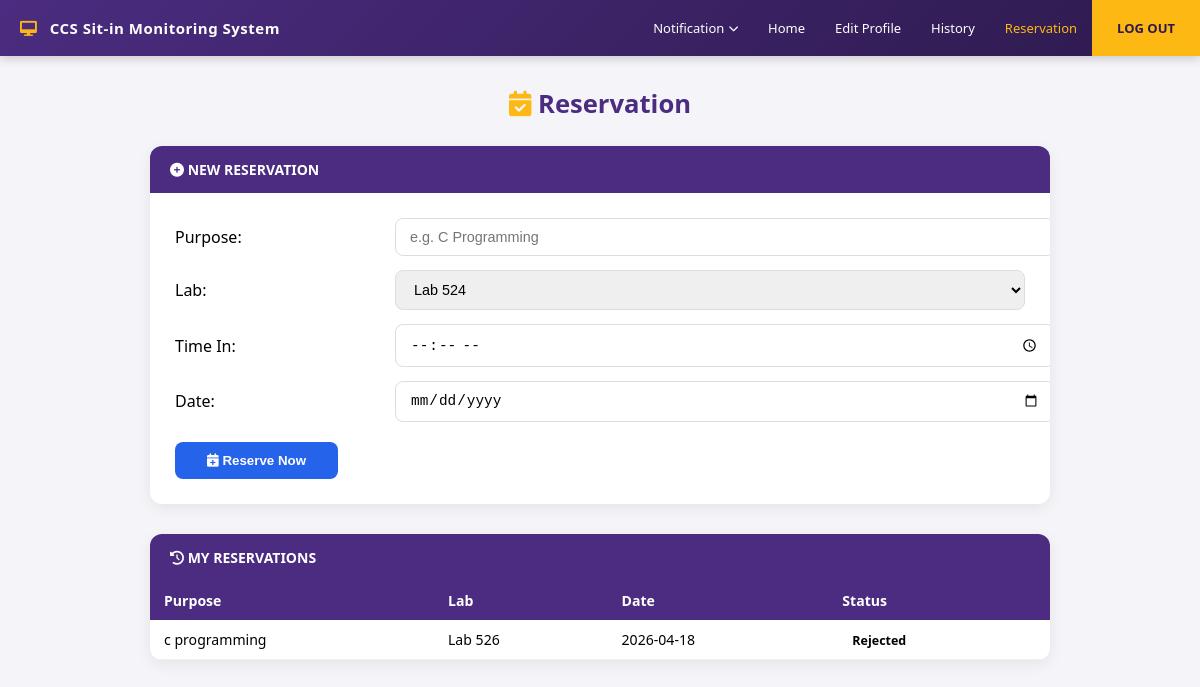
/reservation (signed in), run on the app's committed database.
### tables this page shows
CREATE TABLE reservations (
            id INTEGER PRIMARY KEY AUTOINCREMENT,
            id_number TEXT NOT NULL,
            purpose TEXT NOT NULL,
            lab TEXT NOT NULL,
            time_in TIME NOT NULL,
            date DATE NOT NULL,
            status TEXT DEFAULT 'Pending',
            created_at DATETIME DEFAULT CURRENT_TIMESTAMP
        );

### app.py (the view, shortened to what this page needs)
@app.route('/reservation', methods=['GET', 'POST'])
def reservation():
    if 'student_id' not in session:
        return redirect(url_for('login'))
    conn = get_db()
    student = conn.execute(
        'SELECT * FROM students WHERE id_number = ?',
        (session['student_id'],)
    ).fetchone()
    used_sessions = conn.execute(
        'SELECT COUNT(*) as count FROM sitin_records WHERE id_number = ? AND logout_time IS NOT NULL',
        (session['student_id'],)
    ).fetchone()['count']
    remaining = 30 - used_sessions
    reservations = conn.execute(
        'SELECT * FROM reservations WHERE id_number = ? ORDER BY created_at DESC',
        (session['student_id'],)
    ).fetchall()
    conn.close()
    return render_template('reservation.html',
                           student=student,
                           remaining=remaining,
                           reservations=reservations)

### app.py (called while the page is built)
def get_db():
    conn = sqlite3.connect(DB_PATH)
    conn.row_factory = sqlite3.Row
    return conn

### templates/reservation.html (shortened to what this page needs)
<!DOCTYPE html>
<html lang="en">
<head>
    <link rel="stylesheet" href="https://cdnjs.cloudflare.com/ajax/libs/font-awesome/6.0.0/css/all.min.css">
</head>
<body>
<div class="dash-navbar">
    <span class="dash-title">
        <i class="fas fa-desktop" style="color: var(--uc-gold); margin-right: 8px;"></i>
        CCS Sit-in Monitoring System
    </span>
    <div class="dash-menu">
        <div class="dropdown">
            <a class="dropdown-toggle">Notification <i class="fas fa-chevron-down" style="font-size:10px; margin-left:5px;"></i></a>
        </div>
        <a href="/dashboard">Home</a>
        <a href="/edit-profile">Edit Profile</a>
        <a href="{{ url_for('history') }}">History</a>
        <a href="/reservation" style="color: var(--uc-gold) !important;">Reservation</a>
        <a href="/logout" class="logout-btn">Log out</a>
    </div>
</div>
<div class="page-wrapper">
    <h2 class="page-title"><i class="fas fa-calendar-check" style="color: var(--uc-gold);"></i> Reservation</h2>
    <div class="res-card">
        <div class="res-card-header"><i class="fas fa-plus-circle"></i> New Reservation</div>
        <div class="res-card-body">
            <form method="POST" action="/reservation">
                <div class="form-grid">
                    <span class="form-label">Purpose:</span>
                    <input type="text" name="purpose" class="form-control" placeholder="e.g. C Programming" required>
                    <span class="form-label">Lab:</span>
                    <select name="lab" class="form-control" required>
                        <option value="524">Lab 524</option>
                    </select>
                    <span class="form-label">Time In:</span>
                    <input type="time" name="time_in" class="form-control" required>
                    <span class="form-label">Date:</span>
                    <input type="date" name="date" class="form-control" required>
                </div>
                <div style="margin-top:20px;">
                    <button type="submit" class="btn-reserve"><i class="fas fa-calendar-plus"></i> Reserve Now</button>
                </div>
            </form>
        </div>
    </div>
    <div class="res-card">
        <div class="res-card-header"><i class="fas fa-history"></i> My Reservations</div>
        <div class="res-card-body" style="padding:0;">
            <table>
                <thead>
                    <tr>
                        <th>Purpose</th>
                        <th>Lab</th>
                        <th>Date</th>
                        <th>Status</th>
                    </tr>
                </thead>
                <tbody>
                    {% for r in reservations %}
                    <tr>
                        <td>{{ r['purpose'] }}</td>
                        <td>Lab {{ r['lab'] }}</td>
                        <td>{{ r['date'] }}</td>
                        <td><span class="badge badge-{{ r['status']|lower }}">{{ r['status'] }}</span></td>
                    </tr>
                    {% endfor %}
                </tbody>
            </table>
        </div>
    </div>
</div>
</body>
</html>

### templates/reservation.html (style rules this page uses)
:root { --uc-purple: #4b2c80; --uc-purple-dark: #2d1a4d; --uc-gold: #fdb813; }
body { background: #f4f4f9; font-family: 'Segoe UI', sans-serif; margin: 0; }
.dash-navbar { background: linear-gradient(135deg, var(--uc-purple) 0%, var(--uc-purple-dark) 100%); height: 56px; padding: 0 0 0 20px; display: flex; align-items: center; justify-content: space-between; box-shadow: 0 2px 10px rgba(0,0,0,0.2); }
.dash-title { color: white; font-weight: 700; font-size: 15px; letter-spacing: 0.5px; }
.dash-menu { display: flex; align-items: center; height: 100%; }
.dash-menu a, .dropdown-toggle { color: white; text-decoration: none; font-size: 13px; font-weight: 500; padding: 0 15px; height: 56px; display: flex; align-items: center; transition: all 0.3s ease; cursor: pointer; }
.logout-btn { background: var(--uc-gold) !important; color: var(--uc-purple-dark) !important; height: 100% !important; padding: 0 25px !important; font-weight: 800 !important; text-transform: uppercase; border-radius: 0 !important; }
.dropdown { position: relative; }
.page-wrapper { max-width: 900px; margin: 30px auto; padding: 0 20px; }
.page-title { text-align: center; font-size: 1.6rem; font-weight: 800; color: var(--uc-purple); margin-bottom: 25px; }
.res-card { background: white; border-radius: 12px; box-shadow: 0 4px 15px rgba(0,0,0,0.07); overflow: hidden; margin-bottom: 30px; }
.res-card-header { background: var(--uc-purple); color: white; padding: 14px 20px; font-weight: 700; font-size: 14px; text-transform: uppercase; }
.res-card-body { padding: 25px; }
.form-grid { display: grid; grid-template-columns: 200px 1fr; gap: 14px 20px; align-items: center; }
.form-control { width: 100%; padding: 10px 14px; border: 1px solid #ddd; border-radius: 8px; font-size: 0.9rem; }
.btn-reserve { background: #2563eb; color: white; border: none; padding: 11px 32px; border-radius: 8px; font-weight: 700; cursor: pointer; }
table { width: 100%; border-collapse: collapse; font-size: 0.88rem; }
th { background: var(--uc-purple); color: white; padding: 10px 14px; text-align: left; }
td { padding: 10px 14px; border-bottom: 1px solid #f0f0f0; }
.badge { padding: 3px 10px; border-radius: 20px; font-size: 0.78rem; font-weight: 700; }

### data on the page
reservations: purpose "c programming", lab "526", date "2026-04-18", status "Rejected"
